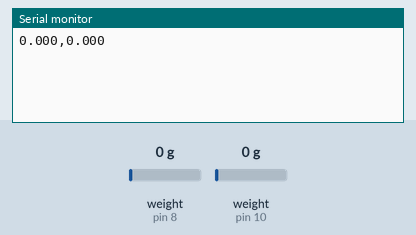
Simulated run of this sketch. Board: Arduino Uno, built with avr-gcc and run on an emulated ATmega328P. On the bench: the last lines printed to the serial monitor. Wiring (inferred from the names in the program): 2 × HX711 load-cell converter: data pin 8, SCK pin 9 / data pin 10, SCK pin 11. The inputs (shaded band) are chosen by the test bench; at power-on: weight on the scale (sensors on pin 8, pin 10) 0 g.

Above: at 7.2 s.
7.3 s: weight on the scale (sensor on pin 8) set to 100 g
At 8.7 s:
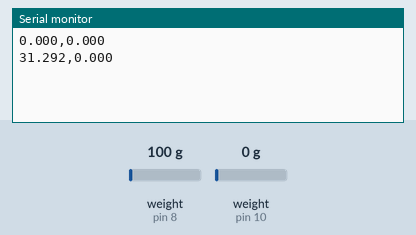
8.8 s: weight on the scale (sensor on pin 10) set to 100 g
At 10.1 s:
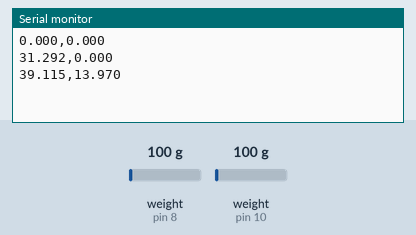
10.3 s: weight on the scale (sensor on pin 8) set to 1250 g
At 11.3 s:
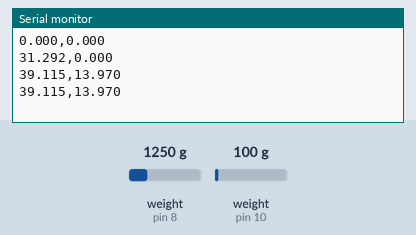
11.8 s: weight on the scale (sensor on pin 10) set to 1250 g
At 13.5 s:
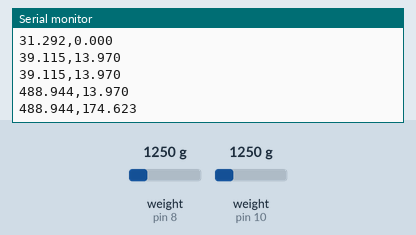
Timing chart, 0 to 14.3 s (numbered marks = the images above; inputs shaded):
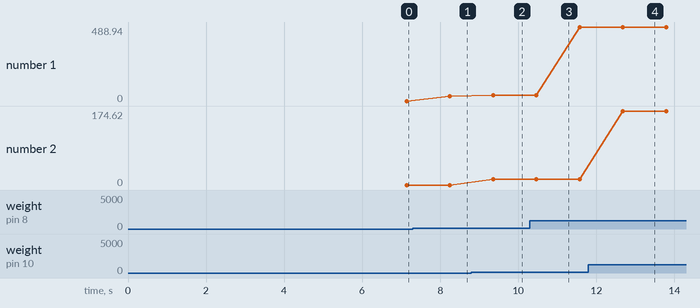

Measured:
- after the input at 7.3 s, the serial monitor: prints a new line after 0.95 s (image 1)
- after the input at 8.8 s, the serial monitor: prints a new line after 0.56 s (image 2)
- after the input at 11.8 s, the serial monitor: prints a new line after 0.88 s (image 4)
- plotted number 1: 0 → 31.29 after the input at 7.3 s, 39.12 → 488.94 after the input at 10.3 s
- plotted number 2: 0 → 13.97 after the input at 8.8 s, 13.97 → 174.62 after the input at 11.8 s

The sketch:

HX711multi.ino
```cpp
#include <Arduino.h>

void AE_HX711_Init(void);
void AE_HX711_Reset(void);
long AE_HX711_Read1(void);
long AE_HX711_Read2(void);
long AE_HX711_Averaging1(long adc,char num);
long AE_HX711_Averaging2(long adc,char num);
float AE_HX711_getGram1(char num);
float AE_HX711_getGram2(char num);

//---------------------------------------------------//
// ピンの設定
//---------------------------------------------------//
#define pin_dout1  8
#define pin_slk1   9
#define pin_dout2  10
#define pin_slk2   11

//---------------------------------------------------//
// ロードセル　Ｓ字型　ＳＣ３０１Ａ　１００ｋＧ [P-12036]
//---------------------------------------------------//
//#define OUT_VOL   0.002f      //定格出力 [V]
//#define LOAD      100000.0f   //定格容量 [g]

//---------------------------------------------------//
// ロードセル　シングルポイント（ ビーム型）　ＳＣ６０１　１２０ｋＧ [P-12035]
//---------------------------------------------------//
//#define OUT_VOL   0.001f      //定格出力 [V]
//#define LOAD      120000.0f   //定格容量 [g]

//---------------------------------------------------//
// ロードセル　シングルポイント（ ビーム型）　ＳＣ１３３　２０ｋＧ [P-12034]
//---------------------------------------------------//
//#define OUT_VOL   0.002f      //定格出力 [V]
//#define LOAD      20000.0f    //定格容量 [g]

//---------------------------------------------------//
// ロードセル　シングルポイント（ ビーム型）　ＳＣ１３３　２ｋＧ [P-13041]
//---------------------------------------------------//
#define OUT_VOL1   0.001f      //定格出力 [V]
#define LOAD1      2000.0f    //定格容量 [g]

//---------------------------------------------------//
// ロードセル　シングルポイント（ビーム型）　ＳＣ６１６Ｃ　５００ｇ[P-12532]
//---------------------------------------------------//
#define OUT_VOL2   0.0007f   //定格出力 [V]
#define LOAD2      500.0f    //定格容量 [g]


float offset1;
float offset2;

void setup() {
  Serial.begin(9600);
  //Serial.println("AE_HX711 test");
  AE_HX711_Init();
  AE_HX711_Reset();
  offset1 = AE_HX711_getGram1(30);
  offset2 = AE_HX711_getGram2(30);
}

void loop()
{
  float data1;
  float data2;
  char S1[20];
  char s[20];
  char T1[20];
  char t[20];
  data1 = AE_HX711_getGram1(5);
  data2 = AE_HX711_getGram2(5);
  //sprintf(S1,"%s [g] (0x%4x)",dtostrf((data-offset), 5, 3, s),AE_HX711_Read());
  sprintf(S1,"%s",dtostrf((data1-offset1), 5, 3, s),AE_HX711_Read1());
  sprintf(T1,"%s",dtostrf((data2-offset2), 5, 3, t),AE_HX711_Read2());
  //Serial.print("weight");
  Serial.print(S1);
  Serial.print(",");
  Serial.println(T1);
  //Serial.write(S1);
}


void AE_HX711_Init(void)
{
  pinMode(pin_slk1, OUTPUT);
  pinMode(pin_dout1, INPUT);
  pinMode(pin_slk2, OUTPUT);
  pinMode(pin_dout2, INPUT);
}

void AE_HX711_Reset(void)
{
  digitalWrite(pin_slk1,1);
  digitalWrite(pin_slk2,1);
  delayMicroseconds(100);
  digitalWrite(pin_slk1,0);
  digitalWrite(pin_slk2,0);
  delayMicroseconds(100);
}

long AE_HX711_Read1(void)
{
  long data1=0;
  while(digitalRead(pin_dout1)!=0);
  delayMicroseconds(10);
  for(int i=0;i<24;i++)
  {
    digitalWrite(pin_slk1,1);
    delayMicroseconds(5);
    digitalWrite(pin_slk1,0);
    delayMicroseconds(5);
    data1 = (data1<<1)|(digitalRead(pin_dout1));
  }
  //Serial.println(data,HEX);
  digitalWrite(pin_slk1,1);
  delayMicroseconds(10);
  digitalWrite(pin_slk1,0);
  delayMicroseconds(10);
  return data1^0x800000;
}

long AE_HX711_Read2(void)
{
  long data2=0;
  while(digitalRead(pin_dout2)!=0);
  delayMicroseconds(10);
  for(int i=0;i<24;i++)
  {
    digitalWrite(pin_slk2,1);
    delayMicroseconds(5);
    digitalWrite(pin_slk2,0);
    delayMicroseconds(5);
    data2 = (data2<<1)|(digitalRead(pin_dout2));
  }
  //Serial.println(data,HEX);
  digitalWrite(pin_slk2,1);
  delayMicroseconds(10);
  digitalWrite(pin_slk2,0);
  delayMicroseconds(10);
   return data2^0x800000;
}


long AE_HX711_Averaging1(long adc,char num)
{
  long sum = 0;
  for (int i = 0; i < num; i++) sum += AE_HX711_Read1();
  return sum / num;
}

long AE_HX711_Averaging2(long adc,char num)
{
  long sum = 0;
  for (int i = 0; i < num; i++) sum += AE_HX711_Read2();
  return sum / num;
}

float AE_HX711_getGram1(char num)
{
  #define HX711_R1  20000.0f
  #define HX711_R2  8200.0f
  #define HX711_VBG 1.25f
  #define HX711_AVDD      4.2987f//(HX711_VBG*((HX711_R1+HX711_R2)/HX711_R2))
  #define HX711_ADC1bit   HX711_AVDD/16777216 //16777216=(2^24)
  #define HX711_PGA 128
  #define HX711_SCALE1     (OUT_VOL1 * HX711_AVDD / LOAD1 *HX711_PGA)

  float data1;

  data1 = AE_HX711_Averaging1(AE_HX711_Read1(),num)*HX711_ADC1bit;
  data1 =  data1 / HX711_SCALE1;

  return data1;
}

float AE_HX711_getGram2(char num)
{
  #define HX711_SCALE2     (OUT_VOL2 * HX711_AVDD / LOAD2 *HX711_PGA)

  float data2;

  data2 = AE_HX711_Averaging2(AE_HX711_Read2(),num)*HX711_ADC1bit;
  data2 =  data2 / HX711_SCALE2;

  return data2;
}
```
